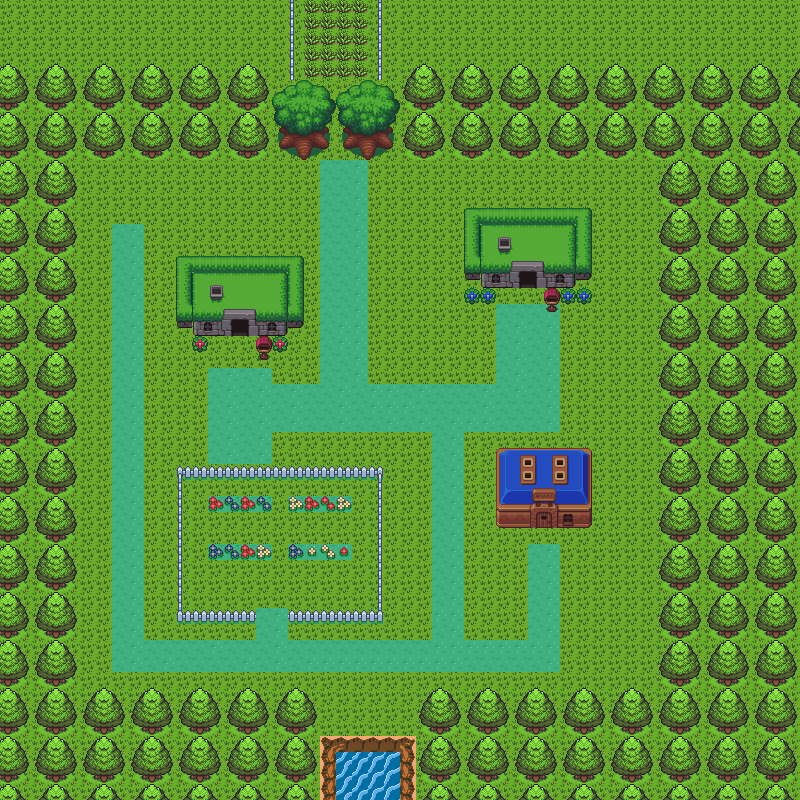

Rendered tile map (Tiled .tmx) drawn with the repository's tilesets; below, a short description and the map source with its tile grids summarised:
An orthogonal 50x50 tile map with 16x16 px tiles, 4 tile layers (bottomLayer, enemyGrass, topLayer, tree), 5 tilesets.

<map version="1.2" tiledversion="1.2.1" orientation="orthogonal" renderorder="right-down" width="50" height="50" tilewidth="16" tileheight="16" infinite="0" nextlayerid="6" nextobjectid="1">
 <tileset firstgid="1" source="images/tiles.tsx" />
 <tileset firstgid="351" source="images/basictiles.tsx" />
 <tileset firstgid="471" source="images/sheet.tsx" />
 <tileset firstgid="575" source="images/tilemap.tsx" />
 <tileset firstgid="692" source="images/BFT - Legend Of Pocket Monsters Tileset.tsx" />
 <layer id="2" name="bottomLayer" width="50" height="50">
  <data>[2500 cells, 2500 non-empty, 15 distinct tile ids]</data>
 </layer>
 <layer id="5" name="enemyGrass" width="50" height="50">
  <data>[2500 cells, 30 non-empty, 3 distinct tile ids]</data>
 </layer>
 <layer id="1" name="topLayer" width="50" height="50">
  <data>[2500 cells, 162 non-empty, 83 distinct tile ids]</data>
 </layer>
 <layer id="4" name="tree" width="50" height="50">
  <data>[2500 cells, 1086 non-empty, 45 distinct tile ids]</data>
 </layer>
</map>
